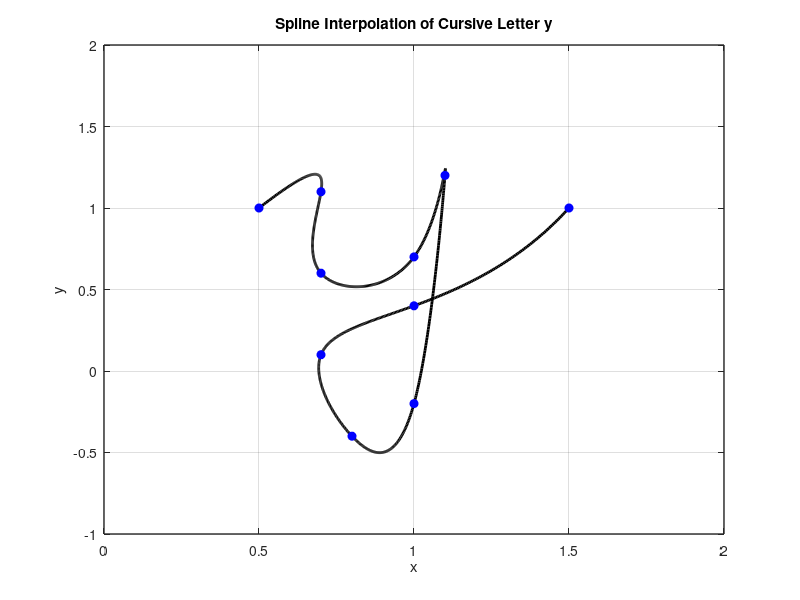

Write the MATLAB code that produced this figure.
x = [0.5 0.7 0.7 1 1.1 1 0.8 0.7 1 1.5];
y = [1 1.1 0.6 0.7 1.2 -0.2 -0.4 0.1 0.4 1];

n = length(x);
t = 0:n-1; % Parametric coordinate t
tt = 0:0.01:n-1; % More dense coordinate tt for spline interpolation

% Compute spline interpolation
xx = spline(t, x, tt);
yy = spline(t, y, tt);

% Plot settings
figure(1)
plot(xx, yy, 'k', 'LineWidth', 2) % plot spline
hold on
plot(x, y, 'bo', 'MarkerFaceColor', 'b') % plot data points
axis([0 2 -1 2])
grid on
title('Spline Interpolation of Cursive Letter y')
xlabel('x')
ylabel('y')
set(gca, 'FontSize', 10, 'LineWidth', 1)
grid on